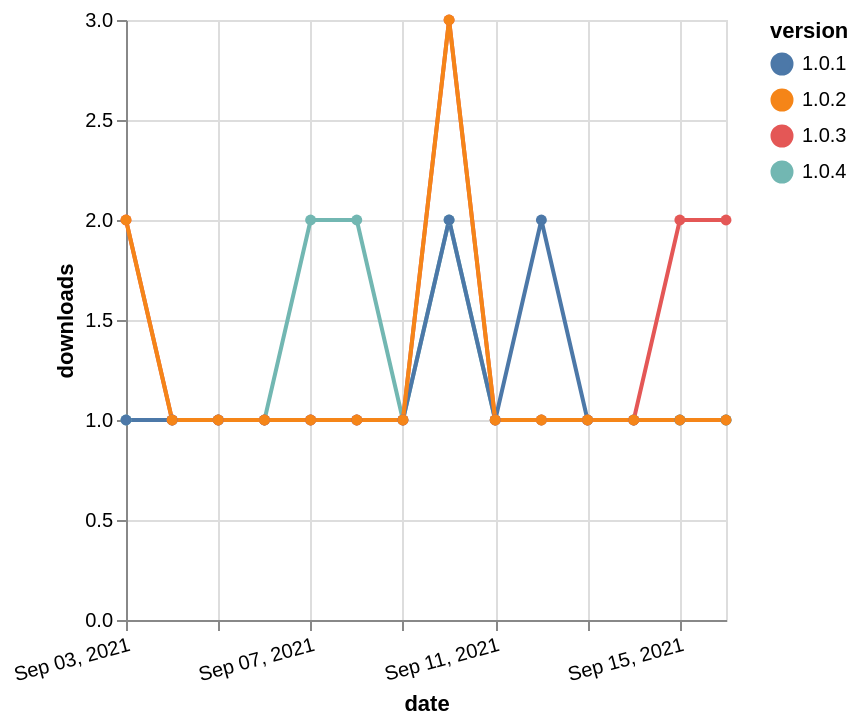

Describe this chart as a Vega-Lite specification.
### Vega-Lite specification from a JSON file in a GitHub repository (floating-point values rounded to 4 significant figures)
{"$schema": "https://vega.github.io/schema/vega-lite/v5.json", "description": "A simple bar chart with embedded data.", "data": {"values": [{"date": "2021-09-03", "total": 202, "delta": 1, "version": "1.0.4"}, {"date": "2021-09-04", "total": 203, "delta": 1, "version": "1.0.4"}, {"date": "2021-09-05", "total": 204, "delta": 1, "version": "1.0.4"}, {"date": "2021-09-06", "total": 205, "delta": 1, "version": "1.0.4"}, {"date": "2021-09-07", "total": 207, "delta": 2, "version": "1.0.4"}, {"date": "2021-09-08", "total": 209, "delta": 2, "version": "1.0.4"}, {"date": "2021-09-09", "total": 210, "delta": 1, "version": "1.0.4"}, {"date": "2021-09-10", "total": 212, "delta": 2, "version": "1.0.4"}, {"date": "2021-09-11", "total": 213, "delta": 1, "version": "1.0.4"}, {"date": "2021-09-12", "total": 214, "delta": 1, "version": "1.0.4"}, {"date": "2021-09-13", "total": 215, "delta": 1, "version": "1.0.4"}, {"date": "2021-09-14", "total": 216, "delta": 1, "version": "1.0.4"}, {"date": "2021-09-15", "total": 217, "delta": 1, "version": "1.0.4"}, {"date": "2021-09-16", "total": 218, "delta": 1, "version": "1.0.4"}, {"date": "2021-09-03", "total": 192, "delta": 1, "version": "1.0.1"}, {"date": "2021-09-04", "total": 193, "delta": 1, "version": "1.0.1"}, {"date": "2021-09-05", "total": 194, "delta": 1, "version": "1.0.1"}, {"date": "2021-09-06", "total": 195, "delta": 1, "version": "1.0.1"}, {"date": "2021-09-07", "total": 196, "delta": 1, "version": "1.0.1"}, {"date": "2021-09-08", "total": 197, "delta": 1, "version": "1.0.1"}, {"date": "2021-09-09", "total": 198, "delta": 1, "version": "1.0.1"}, {"date": "2021-09-10", "total": 200, "delta": 2, "version": "1.0.1"}, {"date": "2021-09-11", "total": 201, "delta": 1, "version": "1.0.1"}, {"date": "2021-09-12", "total": 203, "delta": 2, "version": "1.0.1"}, {"date": "2021-09-13", "total": 204, "delta": 1, "version": "1.0.1"}, {"date": "2021-09-14", "total": 205, "delta": 1, "version": "1.0.1"}, {"date": "2021-09-15", "total": 206, "delta": 1, "version": "1.0.1"}, {"date": "2021-09-16", "total": 207, "delta": 1, "version": "1.0.1"}, {"date": "2021-09-03", "total": 267, "delta": 2, "version": "1.0.3"}, {"date": "2021-09-04", "total": 268, "delta": 1, "version": "1.0.3"}, {"date": "2021-09-05", "total": 269, "delta": 1, "version": "1.0.3"}, {"date": "2021-09-06", "total": 270, "delta": 1, "version": "1.0.3"}, {"date": "2021-09-07", "total": 271, "delta": 1, "version": "1.0.3"}, {"date": "2021-09-08", "total": 272, "delta": 1, "version": "1.0.3"}, {"date": "2021-09-09", "total": 273, "delta": 1, "version": "1.0.3"}, {"date": "2021-09-10", "total": 276, "delta": 3, "version": "1.0.3"}, {"date": "2021-09-11", "total": 277, "delta": 1, "version": "1.0.3"}, {"date": "2021-09-12", "total": 278, "delta": 1, "version": "1.0.3"}, {"date": "2021-09-13", "total": 279, "delta": 1, "version": "1.0.3"}, {"date": "2021-09-14", "total": 280, "delta": 1, "version": "1.0.3"}, {"date": "2021-09-15", "total": 282, "delta": 2, "version": "1.0.3"}, {"date": "2021-09-16", "total": 284, "delta": 2, "version": "1.0.3"}, {"date": "2021-09-03", "total": 162, "delta": 2, "version": "1.0.2"}, {"date": "2021-09-04", "total": 163, "delta": 1, "version": "1.0.2"}, {"date": "2021-09-05", "total": 164, "delta": 1, "version": "1.0.2"}, {"date": "2021-09-06", "total": 165, "delta": 1, "version": "1.0.2"}, {"date": "2021-09-07", "total": 166, "delta": 1, "version": "1.0.2"}, {"date": "2021-09-08", "total": 167, "delta": 1, "version": "1.0.2"}, {"date": "2021-09-09", "total": 168, "delta": 1, "version": "1.0.2"}, {"date": "2021-09-10", "total": 171, "delta": 3, "version": "1.0.2"}, {"date": "2021-09-11", "total": 172, "delta": 1, "version": "1.0.2"}, {"date": "2021-09-12", "total": 173, "delta": 1, "version": "1.0.2"}, {"date": "2021-09-13", "total": 174, "delta": 1, "version": "1.0.2"}, {"date": "2021-09-14", "total": 175, "delta": 1, "version": "1.0.2"}, {"date": "2021-09-15", "total": 176, "delta": 1, "version": "1.0.2"}, {"date": "2021-09-16", "total": 177, "delta": 1, "version": "1.0.2"}]}, "width": "container", "mark": {"type": "line", "point": {"filled": true}}, "encoding": {"x": {"field": "date", "type": "temporal", "timeUnit": "yearmonthdate", "title": "date", "axis": {"labelAngle": -15}}, "y": {"field": "delta", "type": "quantitative", "title": "downloads"}, "color": {"field": "version", "type": "nominal"}, "tooltip": {"field": "delta"}}}
